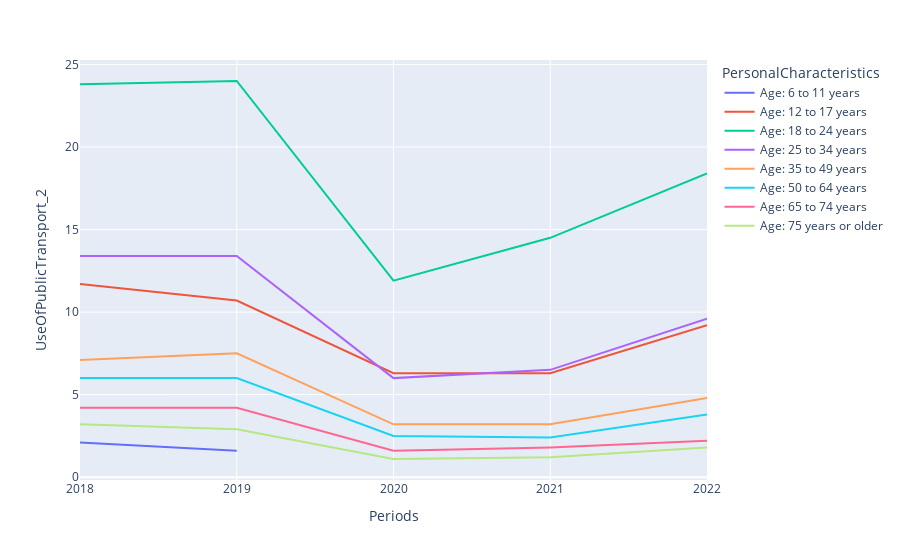

Write notebook code for a chart like this one.
### Code cell
fig = px.line(df_age, y='UseOfPublicTransport_2', x='Periods', color='PersonalCharacteristics') #, text='UseOfPublicTransport_2')
fig.show()

### Figure 1 — Plotly figure (JSON) as saved in the notebook; plotly's stock layout.template omitted (floating-point values rounded to 4 significant figures)
{"data": [{"hovertemplate": "PersonalCharacteristics=Age: 6 to 11 years<br>Periods=%{x}<br>UseOfPublicTransport_2=%{y}<extra></extra>", "legendgroup": "Age: 6 to 11 years", "line": {"color": "#636efa", "dash": "solid"}, "marker": {"symbol": "circle"}, "mode": "lines", "name": "Age: 6 to 11 years", "orientation": "v", "showlegend": true, "type": "scatter", "x": ["2018", "2019", "2020", "2021", "2022"], "xaxis": "x", "y": [2.1, 1.6, null, null, 1.6], "yaxis": "y"}, {"hovertemplate": "PersonalCharacteristics=Age: 12 to 17 years<br>Periods=%{x}<br>UseOfPublicTransport_2=%{y}<extra></extra>", "legendgroup": "Age: 12 to 17 years", "line": {"color": "#EF553B", "dash": "solid"}, "marker": {"symbol": "circle"}, "mode": "lines", "name": "Age: 12 to 17 years", "orientation": "v", "showlegend": true, "type": "scatter", "x": ["2018", "2019", "2020", "2021", "2022"], "xaxis": "x", "y": [11.7, 10.7, 6.3, 6.3, 9.2], "yaxis": "y"}, {"hovertemplate": "PersonalCharacteristics=Age: 18 to 24 years<br>Periods=%{x}<br>UseOfPublicTransport_2=%{y}<extra></extra>", "legendgroup": "Age: 18 to 24 years", "line": {"color": "#00cc96", "dash": "solid"}, "marker": {"symbol": "circle"}, "mode": "lines", "name": "Age: 18 to 24 years", "orientation": "v", "showlegend": true, "type": "scatter", "x": ["2018", "2019", "2020", "2021", "2022"], "xaxis": "x", "y": [23.8, 24, 11.9, 14.5, 18.4], "yaxis": "y"}, {"hovertemplate": "PersonalCharacteristics=Age: 25 to 34 years<br>Periods=%{x}<br>UseOfPublicTransport_2=%{y}<extra></extra>", "legendgroup": "Age: 25 to 34 years", "line": {"color": "#ab63fa", "dash": "solid"}, "marker": {"symbol": "circle"}, "mode": "lines", "name": "Age: 25 to 34 years", "orientation": "v", "showlegend": true, "type": "scatter", "x": ["2018", "2019", "2020", "2021", "2022"], "xaxis": "x", "y": [13.4, 13.4, 6, 6.5, 9.6], "yaxis": "y"}, {"hovertemplate": "PersonalCharacteristics=Age: 35 to 49 years<br>Periods=%{x}<br>UseOfPublicTransport_2=%{y}<extra></extra>", "legendgroup": "Age: 35 to 49 years", "line": {"color": "#FFA15A", "dash": "solid"}, "marker": {"symbol": "circle"}, "mode": "lines", "name": "Age: 35 to 49 years", "orientation": "v", "showlegend": true, "type": "scatter", "x": ["2018", "2019", "2020", "2021", "2022"], "xaxis": "x", "y": [7.1, 7.5, 3.2, 3.2, 4.8], "yaxis": "y"}, {"hovertemplate": "PersonalCharacteristics=Age: 50 to 64 years<br>Periods=%{x}<br>UseOfPublicTransport_2=%{y}<extra></extra>", "legendgroup": "Age: 50 to 64 years", "line": {"color": "#19d3f3", "dash": "solid"}, "marker": {"symbol": "circle"}, "mode": "lines", "name": "Age: 50 to 64 years", "orientation": "v", "showlegend": true, "type": "scatter", "x": ["2018", "2019", "2020", "2021", "2022"], "xaxis": "x", "y": [6, 6, 2.5, 2.4, 3.8], "yaxis": "y"}, {"hovertemplate": "PersonalCharacteristics=Age: 65 to 74 years<br>Periods=%{x}<br>UseOfPublicTransport_2=%{y}<extra></extra>", "legendgroup": "Age: 65 to 74 years", "line": {"color": "#FF6692", "dash": "solid"}, "marker": {"symbol": "circle"}, "mode": "lines", "name": "Age: 65 to 74 years", "orientation": "v", "showlegend": true, "type": "scatter", "x": ["2018", "2019", "2020", "2021", "2022"], "xaxis": "x", "y": [4.2, 4.2, 1.6, 1.8, 2.2], "yaxis": "y"}, {"hovertemplate": "PersonalCharacteristics=Age: 75 years or older<br>Periods=%{x}<br>UseOfPublicTransport_2=%{y}<extra></extra>", "legendgroup": "Age: 75 years or older", "line": {"color": "#B6E880", "dash": "solid"}, "marker": {"symbol": "circle"}, "mode": "lines", "name": "Age: 75 years or older", "orientation": "v", "showlegend": true, "type": "scatter", "x": ["2018", "2019", "2020", "2021", "2022"], "xaxis": "x", "y": [3.2, 2.9, 1.1, 1.2, 1.8], "yaxis": "y"}], "layout": {"autosize": true, "legend": {"title": {"text": "PersonalCharacteristics"}, "tracegroupgap": 0}, "margin": {"t": 60}, "xaxis": {"anchor": "y", "autorange": true, "domain": [0, 1], "range": [0, 4], "title": {"text": "Periods"}, "type": "category"}, "yaxis": {"anchor": "x", "autorange": true, "domain": [0, 1], "range": [-0.1722, 25.27], "title": {"text": "UseOfPublicTransport_2"}, "type": "linear"}}}
